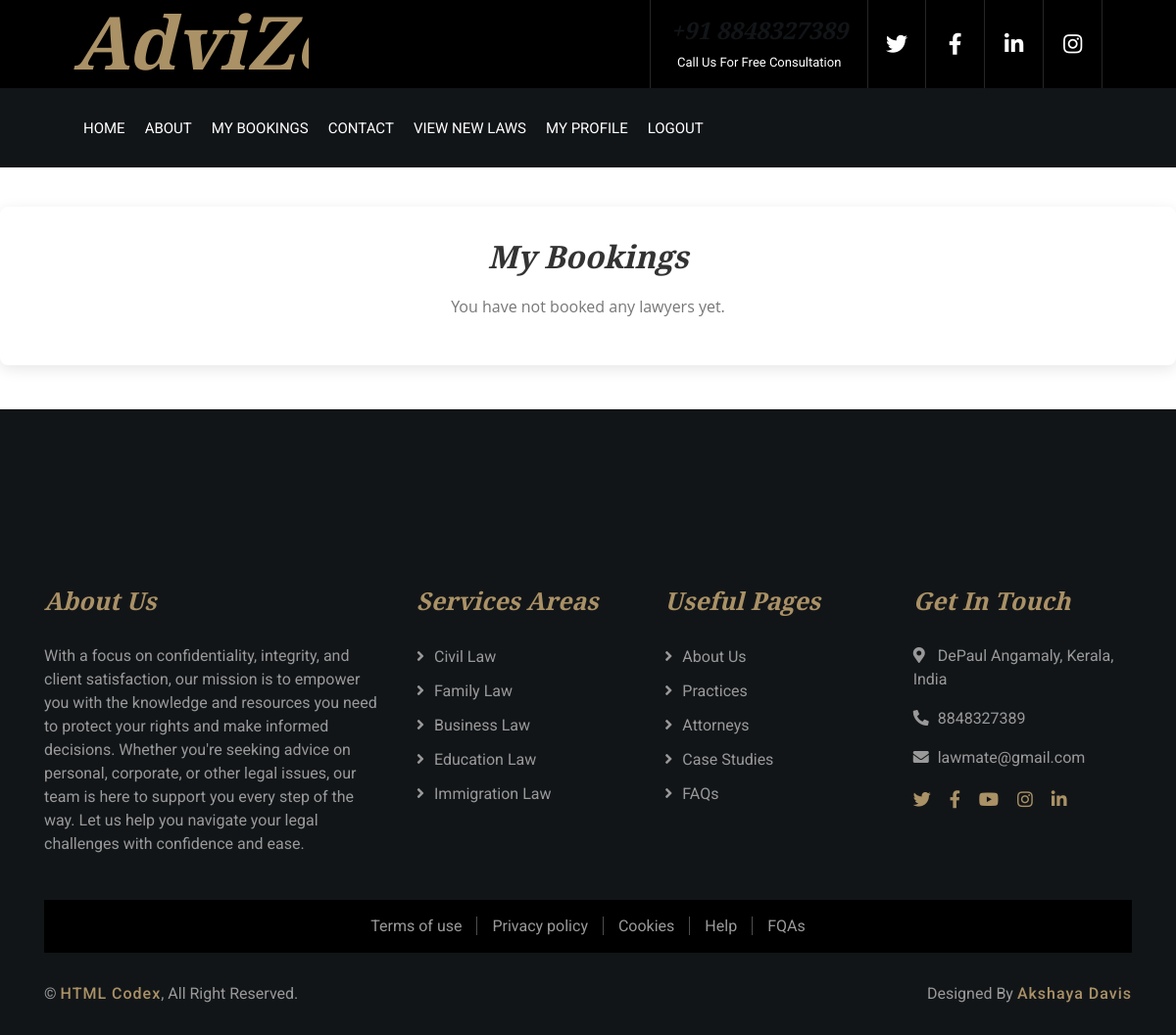
The page /my_bookings (signed in) on the database as committed earlier.
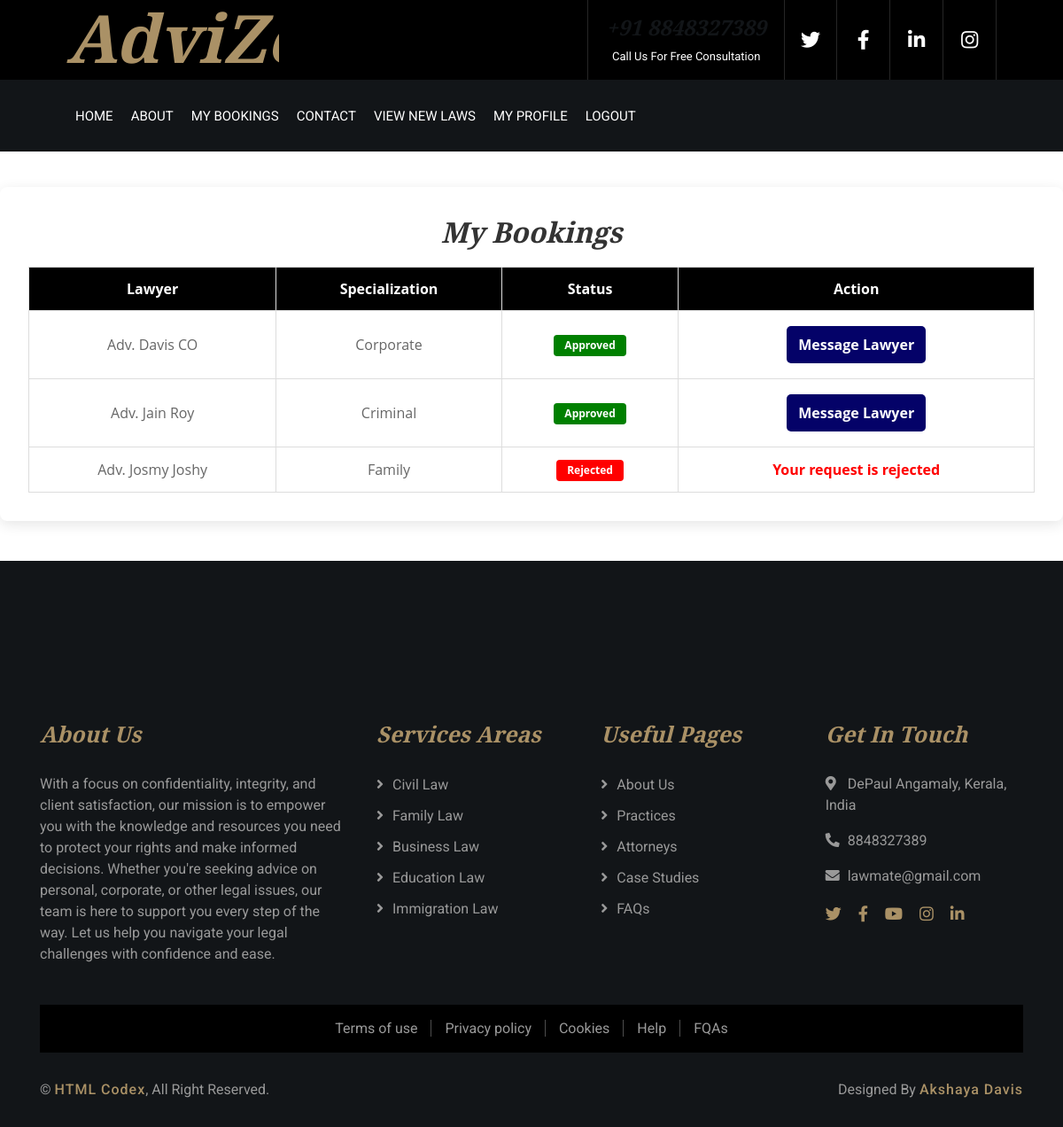
The same page on the database as committed later.
### userapp/models.py (models this page shows)
class Bookings(models.Model):
    user = models.ForeignKey(Register, on_delete=models.CASCADE,null=True)
    lawyer = models.ForeignKey(Register, on_delete=models.CASCADE, related_name='lawyer',null=True)
    date = models.DateField(auto_now_add=True)
    time = models.TimeField(auto_now_add=True)
    status = models.CharField(max_length=50, default="Pending")
    is_approved = models.BooleanField(default=False)
    content = models.FileField(upload_to='uploads/', null=True)
    created_at = models.DateTimeField(auto_now_add=True)
    updated_at = models.DateTimeField(auto_now=True)

class Register(AbstractUser):
    usertype = models.CharField(max_length=50, default="admin")
    phone = models.CharField(max_length=15, null=True)  # Changed to CharField
    image = models.ImageField(upload_to='uploads/', null=True)
    barcouncil_number = models.CharField(max_length=15, null=True)
    specialization = models.CharField(max_length=50, null=True)
    address = models.CharField(max_length=100, null=True)
    bio = models.TextField(max_length=1000, null=True)
    qualification = models.CharField(max_length=50, null=True)
    experience = models.CharField(max_length=10, null=True)
    consultation_mode = models.CharField(max_length=50, null=True)
    court_jurisdiction = models.CharField(max_length=50, null=True)
    court_type = models.CharField(max_length=50, null=True)
    place = models.CharField(max_length=50, null=True)
    is_approved = models.BooleanField(default=False)

### userapp/views.py (the view)
# urls.py: path('my_bookings',views.my_bookings,name="my_bookings"),
def my_bookings(request):
    user = Register.objects.get(id=request.user.id)
    bookings = Bookings.objects.filter(user=user)
    return render(request, 'my_bookings.html', {'bookings': bookings})

### userapp/templates/my_bookings.html
{% load static %}
{% include 'header.html' %}
<link rel="stylesheet" href="{% static 'css/my_bookings.css' %}">
<div class="bookings-container">
    <h2>My Bookings</h2>
    {% if bookings %}
    <table>
        <thead>
            <tr>
                <th>Lawyer</th>
                <th>Specialization</th>
                <th>Status</th>
                <th>Action</th>
            </tr>
        </thead>
        <tbody>
        {% for booking in bookings %}
            <tr>
                <td>{{ booking.lawyer.first_name }}</td>
                <td>{{ booking.lawyer.specialization }}</td>
                <td>
                    {% if booking.status == "Approved" %}
                        <span class="badge" style="background: green;">Approved</span>
                    {% elif booking.status == "Rejected" %}
                        <span class="badge" style="background: red;">Rejected</span>
                    {% else %}
                        <span class="badge" style="background: orange;">Pending</span>
                    {% endif %}
                </td>
                <td>
                    {% if booking.status == "Approved" %}
                        <a href="{% url 'chat' booking.lawyer.id %}" class="btn message-btn">Message Lawyer</a>
                    {% elif booking.status == "Rejected" %}
                        <span style="color: red; font-weight: bold;">Your request is rejected</span>
                    {% else %}
                        <span>Waiting for approval</span>
                    {% endif %}
                </td>
            </tr>
        {% endfor %}
        </tbody>
    </table>
    {% else %}
        <p class="no-bookings">You have not booked any lawyers yet.</p>
    {% endif %}
</div>
{% include 'footer.html' %}

Rows that differ between the two databases and show on the page:
added Bookings: lawyer.first_name "Adv. Davis CO", lawyer.specialization "Corporate", status "Approved"
added Bookings: lawyer.first_name "Adv. Jain Roy", lawyer.specialization "Criminal", status "Approved"
added Bookings: lawyer.first_name "Adv. Josmy Joshy", lawyer.specialization "Family", status "Rejected"
Other text that changed with them:
text no longer shown: "You have not booked any lawyers yet."
text now shown: "Lawyer Specialization Status Action"
